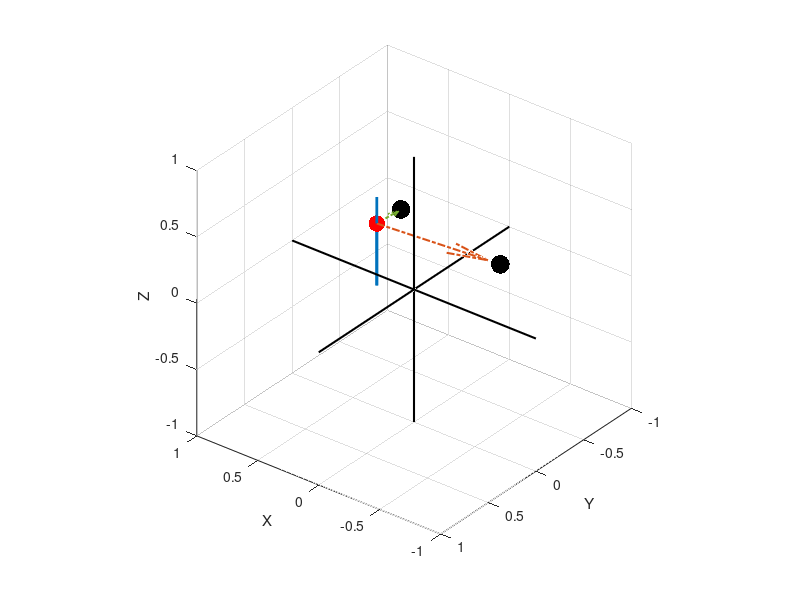

MATLAB code to generate this figure: (Note: this script raises an error after producing the figure.)
clear all; clc; close all;
%%
global num_modes ng nd xg xr delta_t;
ng = 2;
nd = 3;
num_modes = 3;
delta_t = 0.05;
xg = [0.45, -0.438, 0.23;
      -0.45, -0.330, 0.2;
      0.1, -0.45, 0.3]';
xr = [0.405, -0.128, 0.287]';
uh = 0.2*[0,0,1]';

%%
%PLOT GOALS AND ROBOT and UH
figure;
scatter3(xg(1,1:ng), xg(2,1:ng), xg(3,1:ng), 180, 'k', 'filled'); grid on; hold on;
xlabel('X'); ylabel('Y'); zlabel('Z');
scatter3(xr(1), xr(2), xr(3), 140, 'r', 'filled');
quiver3(xr(1), xr(2), xr(3), uh(1), uh(2), uh(3), 0, 'LineWidth', 2, 'MaxHeadSize', 2); %current robot velocity arrow
for i=1:ng %vectors connecting robot and goals.
    quiver3(xr(1), xr(2), xr(3), xg(1,i) - xr(1), xg(2,i) - xr(2), xg(3,i) - xr(3), 'LineWidth', 1.5, 'LineStyle', '-.');
end
xrange = 0.5*[-2,2]; %set axis limits
yrange = 0.5*[-2,2];
zrange = 0.5*[-2,2];
line(xrange, [0,0], [0,0], 'Color', 'k', 'LineWidth', 1.5); %draw x and y axes.
line([0,0], yrange, [0,0], 'Color', 'k','LineWidth', 1.5);
line([0,0], [0,0], zrange, 'Color', 'k','LineWidth', 1.5);
axis([xrange, yrange, zrange]);
axis square;
view([-142,31]);
%%
total_time = 1;
T = 0:delta_t:total_time;
traj = zeros(3, length(T));
traj(:, 1) = xr;
pgs = zeros(ng, length(T));
pgs(:, 1) = (1/ng)*ones(ng,1); %init pg
for i=1:length(T)-1
%     uh = 0.2*[1,0,0]';
    traj(:, i+1) = sim_dyn(traj(:, i), uh); %sim_dyn intenrally updates global robot state
%     traj(:, i+1) = traj(:, i);
    pgs(:, i+1) = compute_p_of_g_dft(uh, traj(:,i), pgs(:, i));
end
disp(pgs);